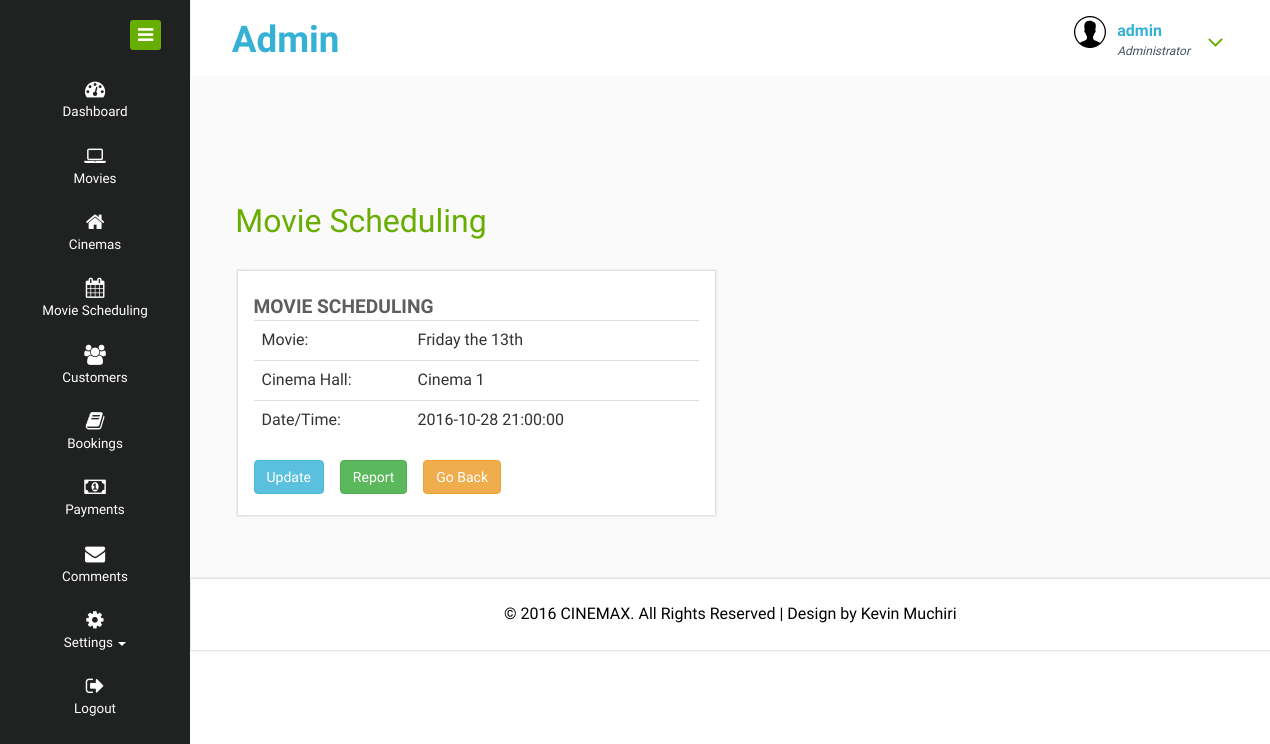
The app's page /admin/view_movie_period.php?id=1 (signed in), older data.
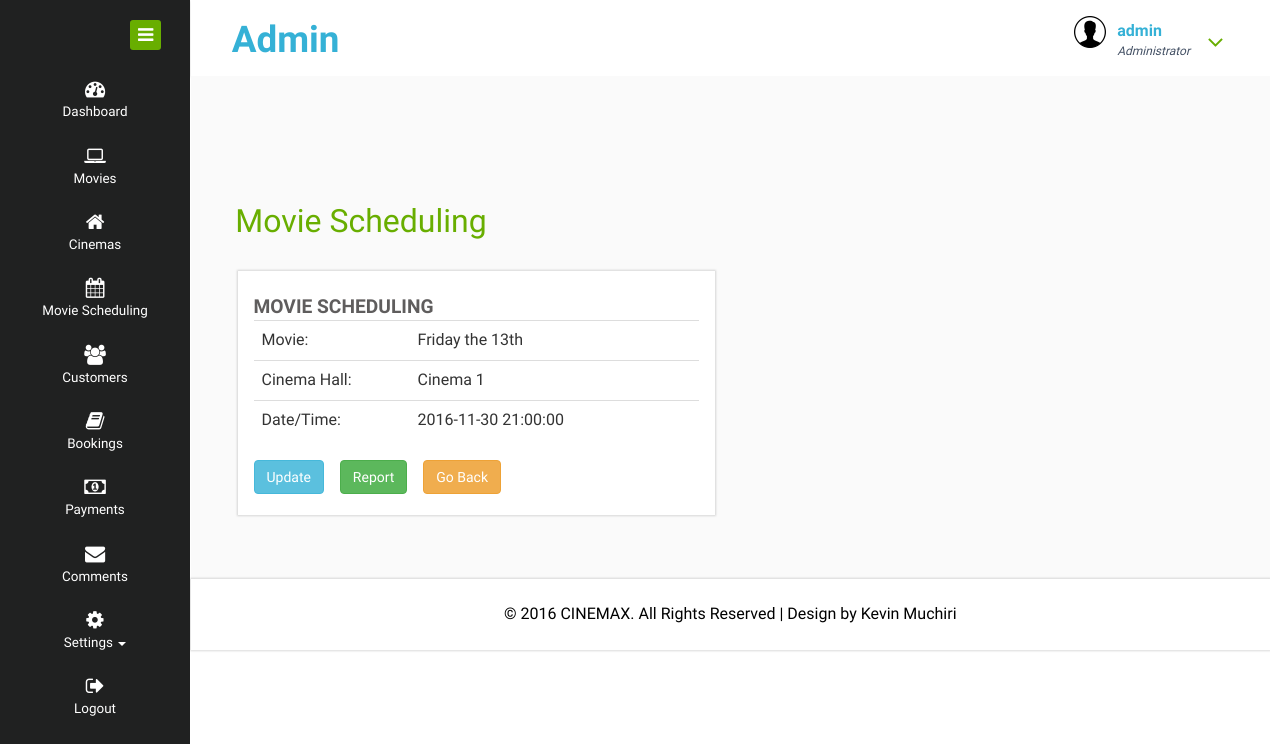
The same page, newer data.
### tables this page shows
CREATE TABLE `movie_periods` (
  `id` int(11) NOT NULL,
  `cinema_id` int(11) NOT NULL,
  `date` datetime NOT NULL,
  `movie_id` int(11) NOT NULL
);

CREATE TABLE `movies` (
  `id` int(11) NOT NULL,
  `name` varchar(100) NOT NULL,
  `description` text,
  `preview` varchar(255) DEFAULT NULL,
  `image` varchar(255) DEFAULT NULL,
  `genre` varchar(100) DEFAULT NULL,
  `price` float(15,2) NOT NULL,
  `rating` float(2,1) DEFAULT NULL,
  `year` int(11) DEFAULT NULL,
  `age` varchar(30) DEFAULT NULL,
  `country` varchar(100) DEFAULT NULL
);

CREATE TABLE `cinemas` (
  `id` int(11) NOT NULL,
  `name` varchar(100) NOT NULL,
  `number_of_seats` int(11) NOT NULL,
  `address` text
);

### admin/view_movie_period.php (the view, shortened to what this page needs)
<?php
include'db.php';
             $sel = mysqli_query($con,"select movies.name as mname,cinemas.name as cname,movie_periods.id as id,movie_periods.date as date from movie_periods left join movies on movie_periods.movie_id=movies.id left join cinemas on movie_periods.cinema_id=cinemas.id where movie_periods.id='".$_REQUEST['id']."'");
             $row = mysqli_fetch_array($sel,MYSQLI_ASSOC);
             ?>
<!DOCTYPE HTML>
<html>
<head>
<link href="css/bootstrap.css" rel="stylesheet" type="text/css" media="all">
<link href="css/jquery.dataTables.1.10.11.min.css" rel="stylesheet" type="text/css" media="all">
<link href="css/style.css" rel="stylesheet" type="text/css" media="all"/>
<link href="css/font-awesome.css" rel="stylesheet">
</head>
<body>
<div class="page-container">
   <div class="left-content">
	   <div class="mother-grid-inner">
				<?php include'head.php';?>
<div class="inner-block" >
    <div class="product-block ">
    	<div class="pro-head">
    		<h2>Movie Scheduling</h2>
    	</div>
      <div class="col-md-6 chit-chat-layer1-left">
               <div class="work-progres">
                            <div class="chit-chat-heading">
                                  Movie Scheduling
                            </div>
                            <div class="row event-agile2">
      <div class="col-lg-12 col-md-12 event-w3ls">
        <div class="table-responsive">
          <table class="table table-hover">
                              <tbody>
                                <tr>
                                  <td width="35%">Movie:</td>
                                  <td><?php echo $row['mname']?></td>
                                  </tr>
                              <tr>
                                 <td>Cinema Hall:</td>
                                  <td><?php echo $row['cname']?></td> </tr>
                            <tr>
                                 <td>Date/Time:</td>
                                  <td><?php echo $row['date']?></td> </tr>
                          </tbody>
                      </table>
        </div>
      </div>
    </div>
    <div><a class="btn btn-info" href="update_movie_period.php?id=<?php echo $_REQUEST['id'];?>">Update</a>&nbsp;&nbsp;&nbsp;&nbsp;<a target="blank" class="btn btn-success" href="reportmovieperiod.php?id=<?php echo $_REQUEST['id'];?>">Report</a>&nbsp;&nbsp;&nbsp;&nbsp;<a class="btn btn-warning" href="movieperiod.php">Go Back</a></div>
             </div>
      </div>
      <div class="clearfix"> </div>
    </div>
</div>
<link rel="stylesheet" type="text/css" href="css/magnific-popup.css">
<?php include'footer.php';?>
</div>
</div>
    <?php include'includes.php';?>
</body>
</html>

Row changes from the older to the newer data that the page shows:
changed movie_periods "Friday the 13th": date "2016-10-28 21:00:00" → "2016-11-30 21:00:00"
